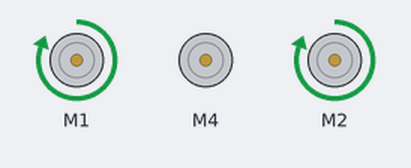
Bench run of a sketch on a simulated Arduino Mega 2560, built with avr-gcc and run on an emulated ATmega2560. Parts: 3 × DC motor (green arrow = forward, orange = backward, longer = faster).

Above: at 1.1 s.
At 2.7 s:
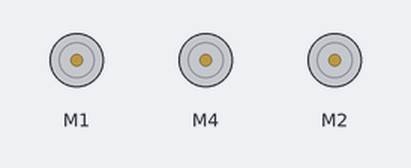
At 4.3 s:
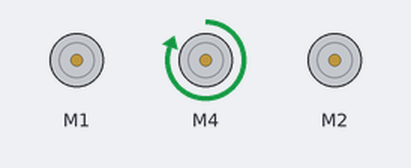
Timing chart, 0 to 7.4 s (numbered marks = the images above):
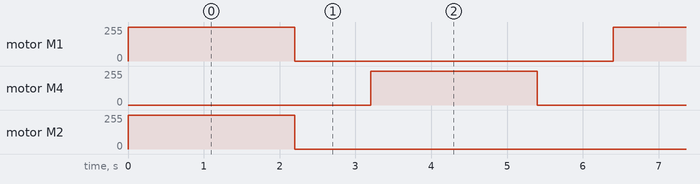

Measured:
- by itself, motor M1, motor M4: alternates forward 255/255 for 2.2 s and stopped for 4.2 s, 6 changes in all, then stays stopped
- by itself, motor M2: stopped → forward 255/255 at 0.00 s, → stopped 2.2 s later

The sketch:

Code_for_AC.ino
```cpp
#include <AFMotor.h>

AF_DCMotor motor1(1);  // Create motor object for M1 on Arduino Mega pin 10
AF_DCMotor motor2(4);  // Create motor object for M2 on Arduino Mega pin 9
AF_DCMotor motor3(2);
void setup() {
  // Initialize motor control pins
  motor1.setSpeed(0);    // Set initial speed of motor1 to 0
  motor1.run(RELEASE);   // Stop motor1
  motor2.setSpeed(0);    // Set initial speed of motor2 to 0
  motor2.run(RELEASE);   // Stop motor2
  motor3.setSpeed(0);    // Set initial speed of motor2 to 0
  motor3.run(RELEASE);   // Stop motor2
}


void loop() {

  static int iterationCount = 0;
  static int iterationCount1 = 0;
  // Check if the desired number of iterations has been reached
  if (iterationCount >= 3) {
    // Stop both motors
    motor1.run(RELEASE);
    motor2.run(RELEASE);
    motor3.run(RELEASE);
    return;  // Exit the loop
  }

  motor3.setSpeed(255);  // Set the speed of motor1 (0-255)
  motor3.run(FORWARD);  // Run motor1 in the forward direction
  if (iterationCount >= 1) {
  motor3.run(RELEASE);
  }
  motor1.setSpeed(255);  // Set the speed of motor1 (0-255)
  motor1.run(FORWARD);  // Run motor1 in the forward direction
  delay(2200);
  motor1.run(RELEASE);  // Stop motor1
  motor3.run(RELEASE);  // Stop motor1
  delay(1000);
  motor2.setSpeed(255);  // Set the speed of motor2 (0-255)
  motor2.run(FORWARD);  // Run motor2 in the forward direction
  delay(2200);
  motor2.run(RELEASE);  // Stop motor2
  delay(1000);
  iterationCount++;
  iterationCount1++;
}
```
